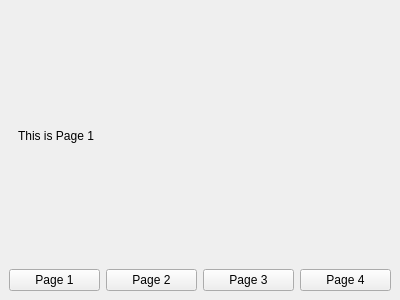
<?xml version="1.0" encoding="UTF-8"?>
<ui version="4.0">
 <class>MainWindow</class>
 <widget class="QMainWindow" name="MainWindow">
  <property name="geometry">
   <rect>
    <x>0</x>
    <y>0</y>
    <width>400</width>
    <height>300</height>
   </rect>
  </property>
  <property name="windowTitle">
   <string>Multi-Page Example</string>
  </property>
  <widget class="QWidget" name="centralwidget">
   <layout class="QVBoxLayout" name="verticalLayout_main">
    <item>
     <widget class="QStackedWidget" name="stackedWidget">
      <widget class="QWidget" name="page_0">
       <layout class="QVBoxLayout" name="verticalLayout_1">
        <item>
         <widget class="QLabel" name="label_1">
          <property name="text">
           <string>This is Page 1</string>
          </property>
         </widget>
        </item>
       </layout>
      </widget>
      <widget class="QWidget" name="page_1">
       <layout class="QVBoxLayout" name="verticalLayout_2">
        <item>
         <widget class="QLabel" name="label_2">
          <property name="text">
           <string>This is Page 2</string>
          </property>
         </widget>
        </item>
       </layout>
      </widget>
      <widget class="QWidget" name="page_2">
       <layout class="QVBoxLayout" name="verticalLayout_3">
        <item>
         <widget class="QLabel" name="label_3">
          <property name="text">
           <string>This is Page 3</string>
          </property>
         </widget>
        </item>
       </layout>
      </widget>
      <widget class="QWidget" name="page_3">
       <layout class="QVBoxLayout" name="verticalLayout_4">
        <item>
         <widget class="QLabel" name="label_4">
          <property name="text">
           <string>This is Page 4</string>
          </property>
         </widget>
        </item>
       </layout>
      </widget>
     </widget>
    </item>
    <item>
     <layout class="QHBoxLayout" name="horizontalLayout_buttons">
      <item>
       <widget class="QPushButton" name="pushButton_1">
        <property name="text">
         <string>Page 1</string>
        </property>
       </widget>
      </item>
      <item>
       <widget class="QPushButton" name="pushButton_2">
        <property name="text">
         <string>Page 2</string>
        </property>
       </widget>
      </item>
      <item>
       <widget class="QPushButton" name="pushButton_3">
        <property name="text">
         <string>Page 3</string>
        </property>
       </widget>
      </item>
      <item>
       <widget class="QPushButton" name="pushButton_4">
        <property name="text">
         <string>Page 4</string>
        </property>
       </widget>
      </item>
     </layout>
    </item>
   </layout>
  </widget>
 </widget>
 <connections/>
</ui>
